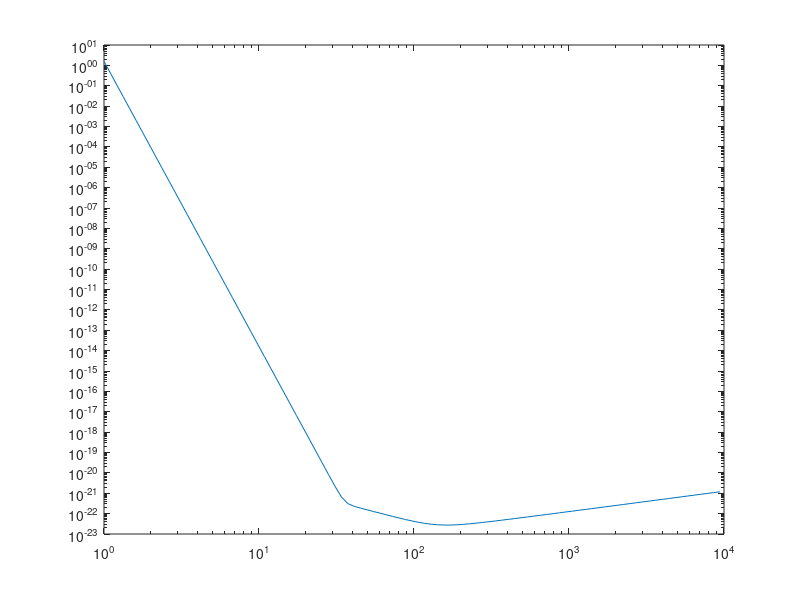
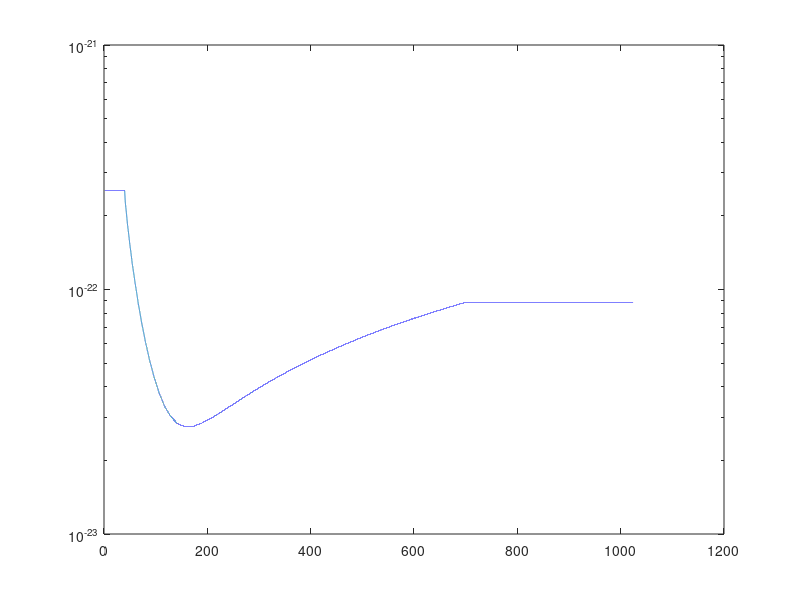

Source code (MATLAB) for these figures, in order: (Note: this script raises an error after producing the figures.)
addpath f:/matlab_pro/GWSC22-Team1/LWZ/Lab3

y = load('iLIGOSensitivity.txt');
y1=y(:,1);
y2=y(:,2);
figure;
loglog(y1,y2);
% y is sqrtSn*sqrt(2)

nSamples = 204800;
sampFreq = 2048;

y1=y1';
y2=y2';
y1=[0 y1];
y2=[y2(1) y2];

%Positive DFT frequencies
kNyq = floor(nSamples/2)+1;
posFreq = (0:(kNyq-1))*sampFreq/nSamples;
%Interpolate
sensVec = interp1(y1, y2, posFreq);

bmap1=posFreq<40;
bmap2=posFreq>700;
id1=sum(bmap1)+1;
id2=length(posFreq)-sum(bmap2);
sensVec(bmap1)=sensVec(id1);
sensVec(bmap2)=sensVec(id2);

figure;
semilogy(posFreq,sensVec); 

%
freqVec = posFreq;
sqrtPSD = sensVec/sqrt(2);
fltrOrdr = 500;
b = fir2(fltrOrdr,freqVec/(sampFreq/2),sqrtPSD);

inNoise = randn(1,nSamples); 
outNoise = sqrt(sampFreq)*fftfilt(b,inNoise);

% Estimate the PSD
% (Pwelch plots in dB (= 10*log10(x)); plot on a linear scale)
[pxx,f]=pwelch(outNoise, 512,[],[],sampFreq);
outfreq =f;
outPSD = pxx/2;
outmat = [outfreq outPSD];

save('f:/matlab_pro/GWSC22-Team1/LWZ/Lab3/iLIGOpsd.txt','outmat','-ascii');
inputmat = load('iLIGOpsd.txt');

figure;
semilogy(freqVec,sqrtPSD.^2);hold on;
semilogy(inputmat(:,1),inputmat(:,2));
xlabel('Frequency (Hz)');
ylabel('PSD');




